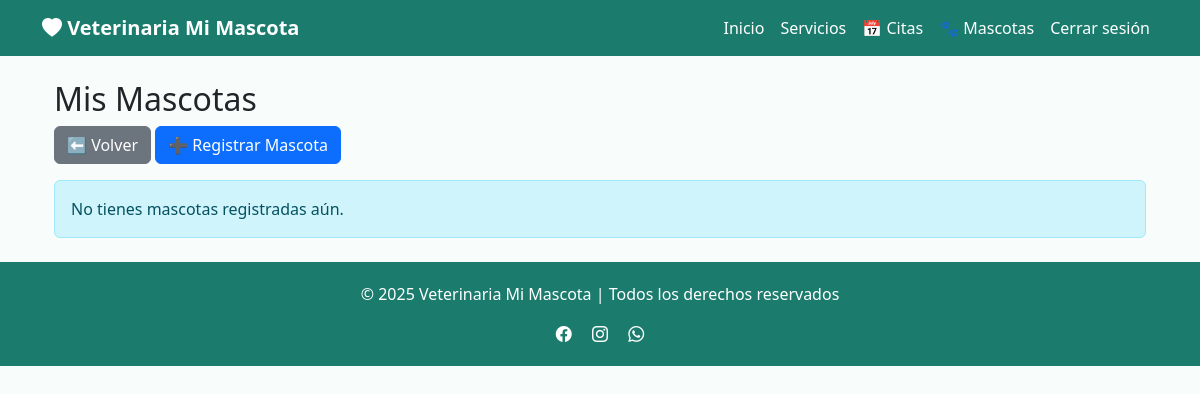
/mascotas/ (signed in), run on an earlier commit of the app's database.
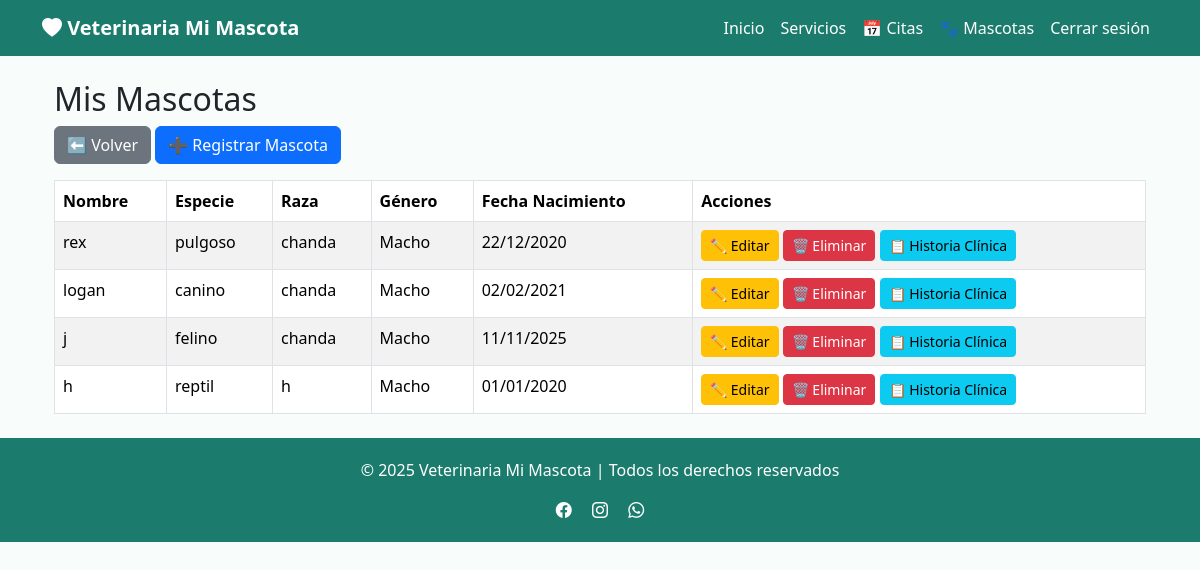
And on a later commit of the database.
### app/models/mascota.py (models this page shows, shortened)
class Mascota(db.Model):
    __tablename__ = "mascotas"
    id_mascota = db.Column(db.Integer, primary_key=True)
    nombre = db.Column(db.String(100), nullable=False)
    especie = db.Column(db.String(50), nullable=False)
    raza = db.Column(db.String(50))
    genero = db.Column(db.String(10))
    fecha_nacimiento = db.Column(db.Date)
    id_usuario = db.Column(db.Integer, db.ForeignKey("usuarios.id_usuario"), nullable=False)
    usuario = db.relationship("Usuario", back_populates="mascotas")

### app/routes/mascotas.py (the view)
@mascotas_bp.route("/")
@login_required
def index():
    mascotas = Mascota.query.filter_by(id_usuario=current_user.id_usuario).all()
    return render_template("mascotas/index.html", mascotas=mascotas)

### app/models/usuario.py (called while the page is built)
    @property
    def is_active(self):
        return True

### app/templates/mascotas/index.html
{% extends "base.html" %}
{% block content %}
<div class="container mt-4">
    <h2>Mis Mascotas</h2>
    <a href="{{ url_for('main.dashboard') }}" class="btn btn-secondary mb-3">⬅️ Volver</a>
    <a href="{{ url_for('mascotas.crear') }}" class="btn btn-primary mb-3">➕ Registrar Mascota</a>
    {% if mascotas %}
    <table class="table table-striped table-bordered">
        <thead>
            <tr>
                <th>Nombre</th>
                <th>Especie</th>
                <th>Raza</th>
                <th>Género</th>
                <th>Fecha Nacimiento</th>
                <th>Acciones</th>
            </tr>
        </thead>
        <tbody>
            {% for mascota in mascotas %}
            <tr>
                <td>{{ mascota.nombre }}</td>
                <td>{{ mascota.especie }}</td>
                <td>{{ mascota.raza }}</td>
                <td>{{ mascota.genero }}</td>
                <td>
                    {% if mascota.fecha_nacimiento %}
                        {{ mascota.fecha_nacimiento.strftime("%d/%m/%Y") }}
                    {% else %}
                        -
                    {% endif %}
                </td>
                <td>
                    <a href="{{ url_for('mascotas.editar', id_mascota=mascota.id_mascota) }}"
                       class="btn btn-sm btn-warning">✏️ Editar</a>
                    <form action="{{ url_for('mascotas.eliminar', id_mascota=mascota.id_mascota) }}"
                          method="POST" style="display:inline;">
                        <button type="submit" class="btn btn-sm btn-danger"
                                onclick="return confirm('¿Seguro que quieres eliminar esta mascota?');">
                            🗑️ Eliminar
                        </button>
                    </form>
                    <a href="{{ url_for('historia.listar', id_mascota=mascota.id_mascota) }}"
                       class="btn btn-sm btn-info">📋 Historia Clínica</a>
                </td>
            </tr>
            {% endfor %}
        </tbody>
    </table>
    {% else %}
        <div class="alert alert-info">No tienes mascotas registradas aún.</div>
    {% endif %}
</div>
{% endblock %}

### app/templates/base.html (shortened to what this page needs)
<!DOCTYPE html>
<html lang="es">
<head>
  <link href="https://cdn.jsdelivr.net/npm/bootstrap@5.3.3/dist/css/bootstrap.min.css" rel="stylesheet">
  <link href="https://cdn.jsdelivr.net/npm/bootstrap-icons/font/bootstrap-icons.css" rel="stylesheet">
  <link rel="stylesheet" href="https://cdn.jsdelivr.net/npm/flatpickr/dist/flatpickr.min.css">
</head>
<body>
  <nav class="navbar navbar-expand-lg navbar-dark">
    <div class="container">
      <a class="navbar-brand fw-bold" href="{{ url_for('main.home') }}"><i class="bi bi-heart-fill"></i> Veterinaria Mi Mascota</a>
      <div class="collapse navbar-collapse" id="menu">
        <ul class="navbar-nav ms-auto">
          <li class="nav-item"><a class="nav-link" href="{{ url_for('main.home') }}">Inicio</a></li>
          <li class="nav-item"><a class="nav-link" href="#">Servicios</a></li>
          {% if current_user.is_authenticated %}
            <li class="nav-item"><a class="nav-link" href="{{ url_for('citas.listar_citas') }}">📅 Citas</a></li>
            <li class="nav-item"><a class="nav-link" href="{{ url_for('mascotas.index') }}">🐾 Mascotas</a></li>
            <li class="nav-item"><a class="nav-link" href="{{ url_for('auth.logout') }}">Cerrar sesión</a></li>
          {% else %}
            <li class="nav-item"><a class="nav-link" href="{{ url_for('auth.login') }}">Iniciar sesión</a></li>
          {% endif %}
        </ul>
      </div>
    </div>
  </nav>
  <main class="container my-4">
    {% block content %}
    {% endblock %}
  </main>
  <footer>
    <div class="container text-center">
      <p>&copy; 2025 Veterinaria Mi Mascota | Todos los derechos reservados</p>
      <div>
        <a href="#" class="text-white me-3"><i class="bi bi-facebook"></i></a>
        <a href="#" class="text-white me-3"><i class="bi bi-instagram"></i></a>
        <a href="#" class="text-white"><i class="bi bi-whatsapp"></i></a>
      </div>
    </div>
  </footer>
</body>
</html>

### app/templates/base.html (style rules this page uses)
body { background-color: #f8fdfb; }
.navbar { background-color: #1b7c6e; }
.navbar-brand, .nav-link, .navbar-toggler-icon { color: #fff !important; }
footer { background-color: #1b7c6e; color: white; padding: 20px 0; }

What changed in the data, as far as the page shows it:
added Mascota: nombre "rex", especie "pulgoso", raza "chanda", genero "Macho", fecha_nacimiento "22/12/2020"
added Mascota: nombre "logan", especie "canino", raza "chanda", genero "Macho", fecha_nacimiento "02/02/2021"
added Mascota: nombre "j", especie "felino", raza "chanda", genero "Macho", fecha_nacimiento "11/11/2025"
added Mascota: nombre "h", especie "reptil", raza "h", genero "Macho", fecha_nacimiento "01/01/2020"
Also different on the page:
text no longer shown: "No tienes mascotas registradas aún."
text now shown: "Nombre Especie Raza Género Fecha Nacimiento Acciones"
